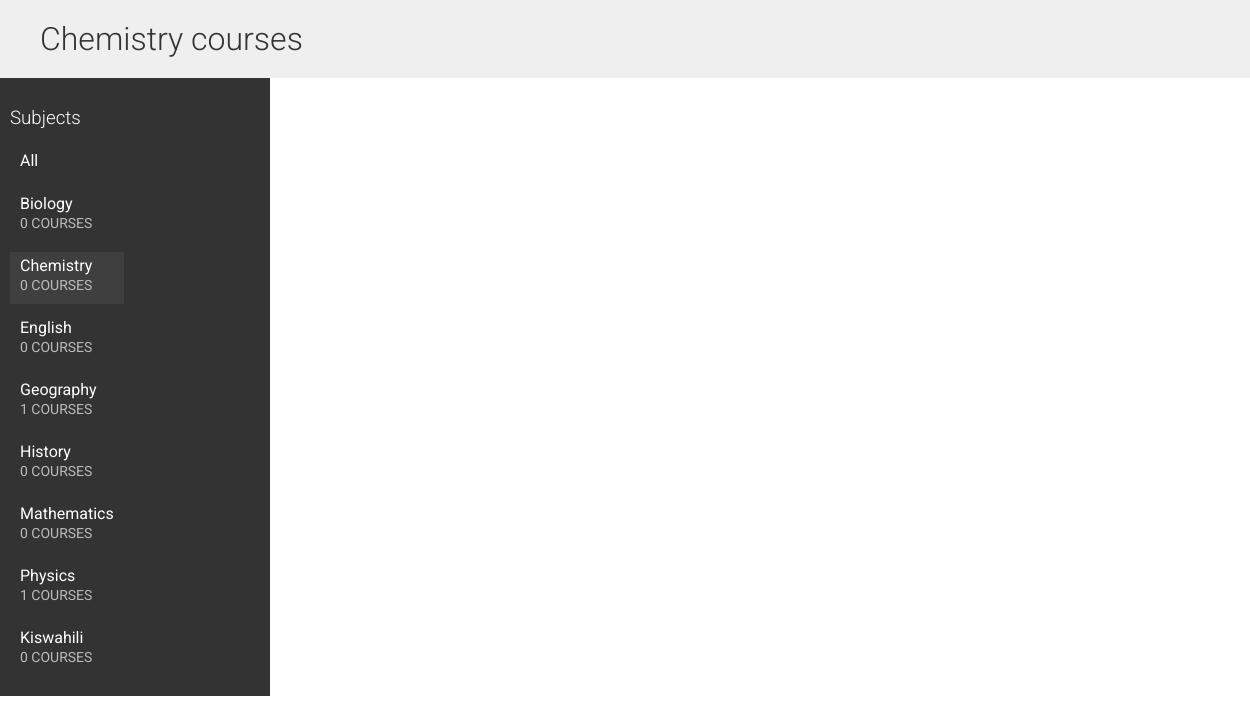
Screenshot of /courses/subject/chem/ with the database file from the repository.
### courses/models.py (models this page shows, shortened)
class Subject(models.Model):
    title = models.CharField(max_length=200)
    slug = models.SlugField(max_length=200, unique=True)
    class Meta:
        ordering = ['title']

### courses/views.py (the view)
# urls.py: path('', CourseListView.as_view(), name='course_list'),
class CourseListView(TemplateResponseMixin, View):
    model = Course
    template_name = 'courses/list.html'
    def get(self, request, subject=None):
        subjects = Subject.objects.annotate(total_courses=Count('courses'))
        courses = Course.objects.annotate(total_modules=Count('modules'))
        if subject:
            subject = get_object_or_404(Subject, slug=subject)
            courses = courses.filter(subject=subject)
        return self.render_to_response({'subjects': subjects, 'subject': subject, 'courses': courses})

### templates/courses/list.html (shortened to what this page needs)
{% extends "base.html" %}
{% block content %}
    <h1>
        {% if subject %}
            {{ subject.title }} courses
        {% else %}
            All courses
        {% endif %}
    </h1>
    <div class="contents">
        <h3>Subjects</h3>
        <ul id="modules">
            <li {% if not subject %}class="selected"{% endif %}>
                <a href="{% url "course_list" %}">All</a>
            </li>
            {% for s in subjects %}
                <li {% if subject == s %}class="selected"{% endif %}>
                    <a href="{% url "course_list_subject" s.slug %}">
                        {{ s.title }}
                        <br>
                        <span>{{ s.total_courses }} courses</span>
                    </a>
                </li>
            {% endfor %}
        </ul>
    </div>
    <div class="module">
    </div>
{% endblock %}

### static/css/base.css (style rules this page uses)
body { margin: 0; font-family: "Roboto", sans-serif; font-weight: 400; color: #333; }
a { color: #3fad37; text-decoration: none; }
ul { float: left; }
h1, h2, h3, h4, h5, h6 { font-family: "Roboto", sans-serif; font-weight: 300; }
h1 { background: #efefef; width: 100%; overflow: auto; padding: 20px 0 20px 40px; margin: 0; }
.module { padding: 10px 20px; float: left; width: 600px; }
.contents { width: 20%; padding: 10px; float: left; background: #333; color: #fff; font-family: "Roboto", sans-serif; }
.contents ul { list-style: none; margin: 0; padding: 0; }
.contents ul li { margin: 0 0 10px 0; padding: 4px 10px 10px; overflow: auto; }
.contents ul li.selected { background: #3f3f3f; }
.contents ul span { text-transform: uppercase; color: #bbb; font-size: 14px; }
.contents ul a { display: block; color: #fff; text-decoration: none; }

### rows the page displays
Subject: title "Chemistry", total_courses "0"
Subject: title "Biology", total_courses "0"
Subject: title "English", total_courses "0"
Subject: title "Geography", total_courses "1"
Subject: title "History", total_courses "0"
Subject: title "Mathematics", total_courses "0"
Subject: title "Physics", total_courses "1"
Subject: title "Kiswahili", total_courses "0"
